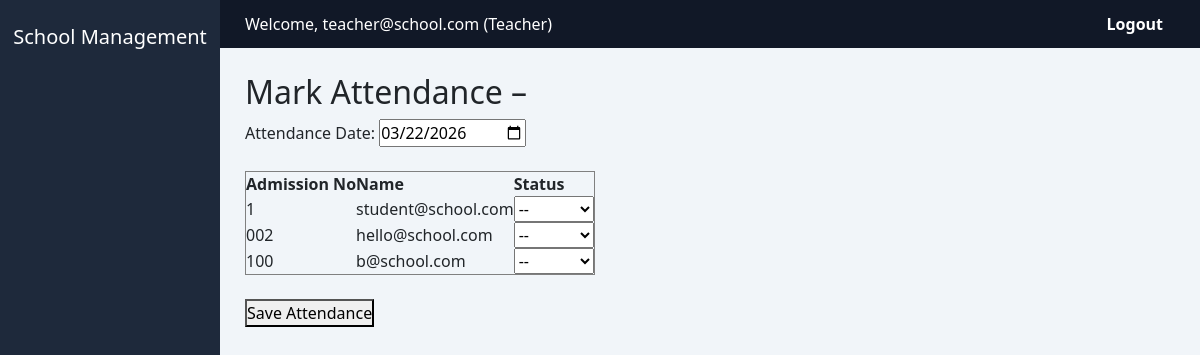
/teacher/attendance/ (signed in), run on the app's committed database.
### accounts/models.py (models this page shows, shortened)
class CustomUser(AbstractUser):
    username = None
    email = models.EmailField(unique=True)
    ROLE_CHOICES = (
        ('ADMIN','Admin'),
        ('TEACHER','Teacher'),
        ('STUDENT','Student'),
        ('PARENT','Parent'),
    )
    role = models.CharField(max_length=10, choices=ROLE_CHOICES)
    USERNAME_FIELD = 'email'
    REQUIRED_FIELDS = []
    objects = CustomUserManager()

### profiles/models.py (models this page shows, shortened)
class StudentProfile(models.Model):
    user = models.OneToOneField(CustomUser, on_delete=models.CASCADE)
    admission_no = models.CharField(max_length=20, unique=True)
    class_name = models.CharField(max_length=20)
    section = models.CharField(max_length=10)
    date_of_birth = models.DateField()

### accounts/decorators.py (the view)
        def wrapper_func(request, *args, **kwargs):
            if not request.user.is_authenticated:
                return redirect('login')
            if request.user.role not in allowed_roles:
                return HttpResponseForbidden("Forbidden")
            return view_func(request, *args, **kwargs)

### attendance/views.py (called while the page is built, shortened)
@login_required
@role_required('TEACHER')
@login_required
@role_required('TEACHER')
def mark_attendance(request):
    selected_date = date.today()
    if request.method == 'POST':
        selected_date = datetime.strptime(
            request.POST.get('attendance_date'),
            '%Y-%m-%d'
        ).date()
    students = StudentProfile.objects.all()
    return render(request, 'attendance/mark.html', {
        'students': students,
        'selected_date': selected_date
    })

### audit/utils.py (called while the page is built)
def get_client_ip(request):
    x_forwarded_for = request.META.get('HTTP_X_FORWARDED_FOR')
    if x_forwarded_for:
        return x_forwarded_for.split(',')[0]
    return request.META.get('REMOTE_ADDR')

### templates/attendance/mark.html (shortened to what this page needs)
{% extends "dashboard/base.html" %}
{% block content %}
<h2>Mark Attendance – {{ today }}</h2>
<form method="post">
    <label>
      Attendance Date:
      <input type="date" name="attendance_date"
             value="{{ selected_date|date:'Y-m-d' }}">
    </label>
    <br><br>
  <table border="1" cellpadding="6">
    <tr>
      <th>Admission No</th>
      <th>Name</th>
      <th>Status</th>
    </tr>
    {% for student in students %}
    <tr>
      <td>{{ student.admission_no }}</td>
      <td>{{ student.user.email }}</td>
      <td>
        <select name="student_{{ student.id }}">
          <option value="">--</option>
        </select>
      </td>
    </tr>
    {% endfor %}
  </table>
  <br>
  <button type="submit">Save Attendance</button>
</form>
{% endblock %}

### dashboard/templates/dashboard/base.html (shortened to what this page needs)
{% load static %}
<!DOCTYPE html>
<html>
<head>
    <link href="https://cdn.jsdelivr.net/npm/bootstrap@5.3.2/dist/css/bootstrap.min.css" rel="stylesheet">
    <link rel="stylesheet" href="{% static 'css/style.css' %}">
</head>
<body>
<div class="sidebar">
    <h5 class="text-center mb-4">School Management</h5>
</div>
<div class="topbar d-flex justify-content-between">
    <div>
        Welcome, {{ request.user.email }} ({{ request.user.role|title }})
    </div>
    <div>
        <a href="{% url 'logout' %}" class="logout-btn">Logout</a>
    </div>
</div>
<div class="content">
    {% block content %}{% endblock %}
</div>
</body>
</html>

### static/css/style.css (style rules this page uses)
* { margin: 0; padding: 0; box-sizing: border-box; font-family: 'Segoe UI', 'Arial', sans-serif; }
body { background-color: #f1f5f9; min-height: 100vh; }
.sidebar { height: 100vh; background-color: #1e293b; color: white; padding-top: 25px; position: fixed; width: 220px; transition: width 0.3s ease; }
.topbar { background-color: #111827; color: white; padding: 12px 25px; margin-left: 220px; display: flex; justify-content: space-between; align-items: center; }
.logout-btn { color: white; text-decoration: none; font-weight: 600; padding: 6px 12px; border-radius: 6px; transition: 0.2s; }
.content { margin-left: 220px; padding: 25px; }

### data on the page
CustomUser: user.email "teacher@school.com", user.role "Teacher"
StudentProfile: admission_no "1", user.email "student@school.com"
StudentProfile: admission_no "002", user.email "hello@school.com"
StudentProfile: admission_no "100", user.email "b@school.com"
